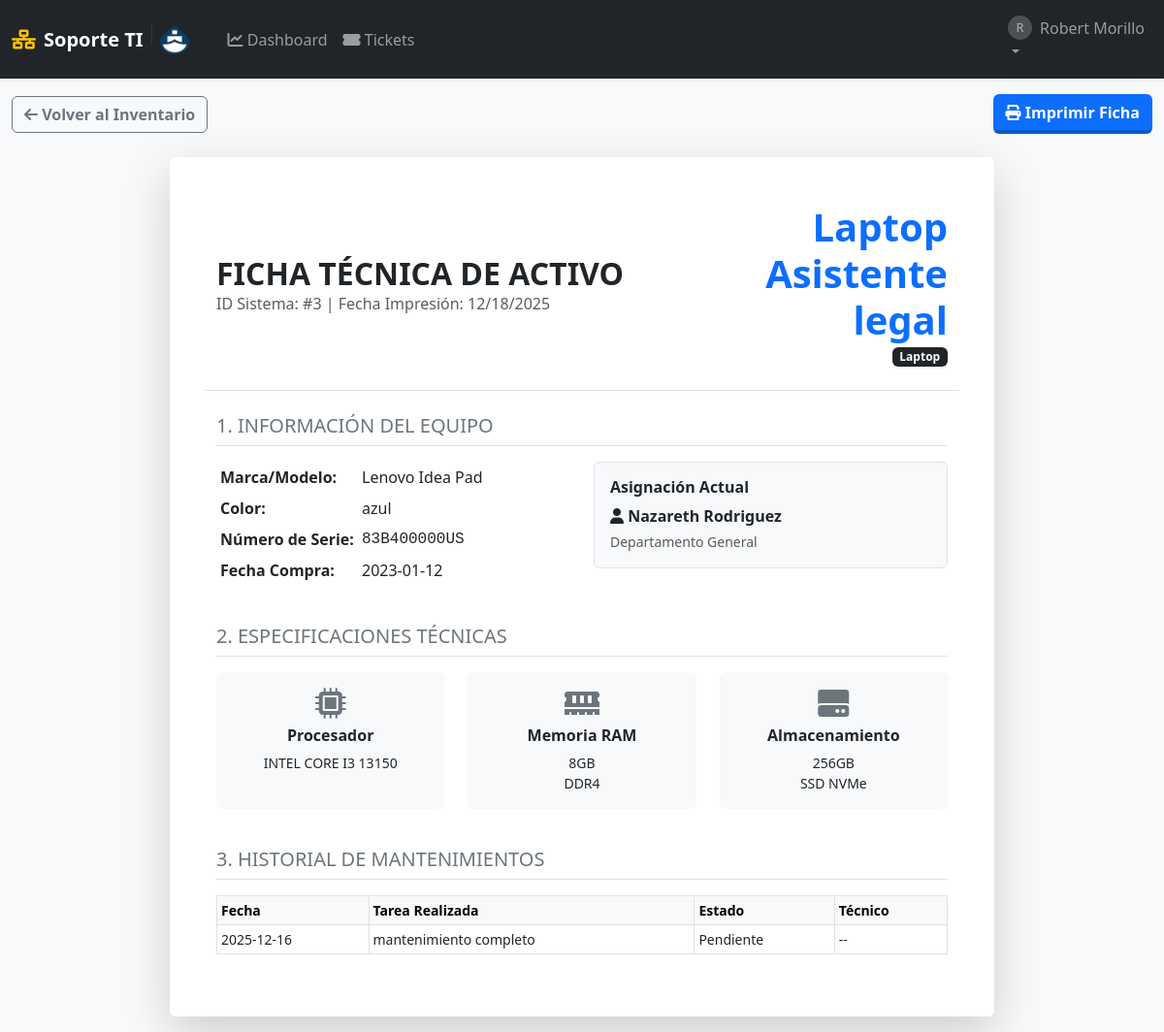
/equipos/ver/3 (signed in), run on an earlier commit of the app's database.
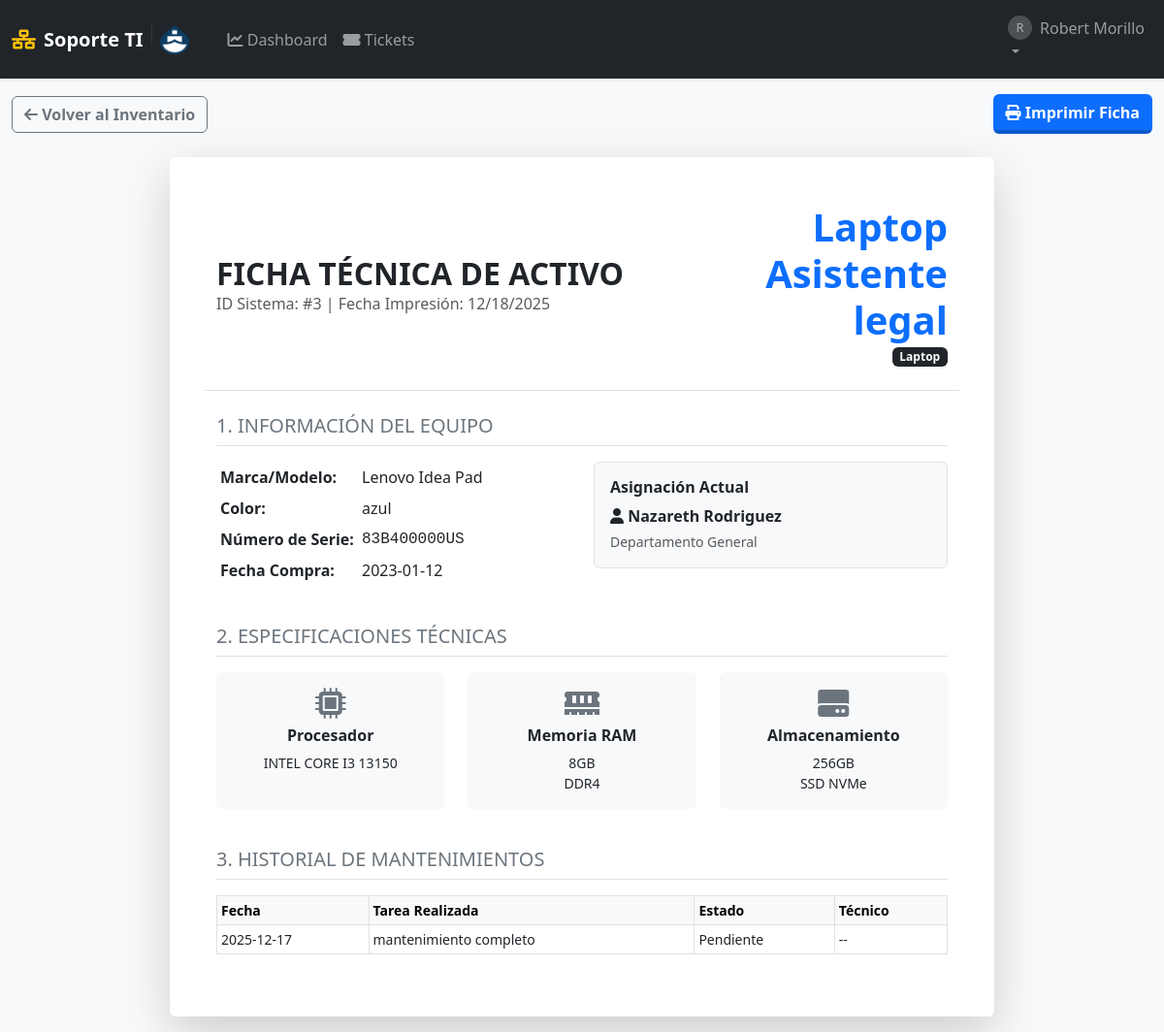
And on a later commit of the database.
### tables this page shows
CREATE TABLE mantenimientos (
            id INTEGER PRIMARY KEY AUTOINCREMENT,
            equipo_id INTEGER NOT NULL,
            titulo TEXT NOT NULL,
            fecha_programada DATE NOT NULL,
            estado TEXT DEFAULT 'Pendiente',
            tecnico_asignado_id INTEGER, motivo_reprogramacion TEXT,
            FOREIGN KEY (equipo_id) REFERENCES equipos (id) ON DELETE CASCADE,
            FOREIGN KEY (tecnico_asignado_id) REFERENCES usuarios (id) ON DELETE SET NULL
        );

### app.py (the view)
@app.route('/equipos/ver/<int:equipo_id>')
@login_required
def ver_equipo(equipo_id):
    db = get_db()
    equipo = db.execute("SELECT e.*, u.username as usuario_asignado, u.departamento FROM equipos e LEFT JOIN usuarios u ON e.usuario_asignado_id = u.id WHERE e.id = ?", (equipo_id,)).fetchone()
    if not equipo:
        flash('Equipo no encontrado.', 'danger')
        return redirect(url_for('lista_equipos'))
    historial = db.execute("SELECT * FROM mantenimientos WHERE equipo_id = ? ORDER BY fecha_programada DESC", (equipo_id,)).fetchall()
    return render_template('ver_equipo.html', equipo=equipo, historial=historial)

### app.py (called while the page is built)
def get_db():
    if 'db' not in g:
        g.db = sqlite3.connect(app.config['DB_FILE'])
        g.db.row_factory = sqlite3.Row
        g.db.execute("PRAGMA foreign_keys = ON")
    return g.db

def login_required(f):
    @wraps(f)
    def decorated_function(*args, **kwargs):
        if 'user_id' not in session:
            flash('Por favor, inicia sesión.', 'warning')
            return redirect(url_for('login'))
        return f(*args, **kwargs)
    return decorated_function

### templates/ver_equipo.html (shortened to what the changed rows need)
{% extends "layout.html" %}
{% block content %}
<div class="card shadow-lg border-0 mx-auto ficha-tecnica" style="max-width: 850px;">
    <div class="card-body p-5">
        <div class="row border-bottom pb-4 mb-4 align-items-center">
            <div class="col-8">
                <h2 class="fw-bold text-uppercase mb-0">Ficha Técnica de Activo</h2>
            </div>
        </div>
        <table class="table table-bordered table-sm small">
            <thead class="table-light">
                <tr>
                    <th>Fecha</th>
                    <th>Tarea Realizada</th>
                    <th>Estado</th>
                    <th>Técnico</th>
                </tr>
            </thead>
            <tbody>
                {% for mant in historial %}
                <tr>
                    <td>{{ mant.fecha_programada }}</td>
                    <td>{{ mant.titulo }}</td>
                    <td>{{ mant.estado }}</td>
                    <td>{{ mant.tecnico_asignado_id or '--' }}</td>
                </tr>
                {% else %}
                <tr><td colspan="4" class="text-center text-muted">Sin mantenimientos registrados</td></tr>
                {% endfor %}
            </tbody>
        </table>
    </div>
</div>
{% endblock %}

What changed in the data, as far as the page shows it:
changed mantenimientos "mantenimiento completo": fecha_programada "2025-12-16" → "2025-12-17"
